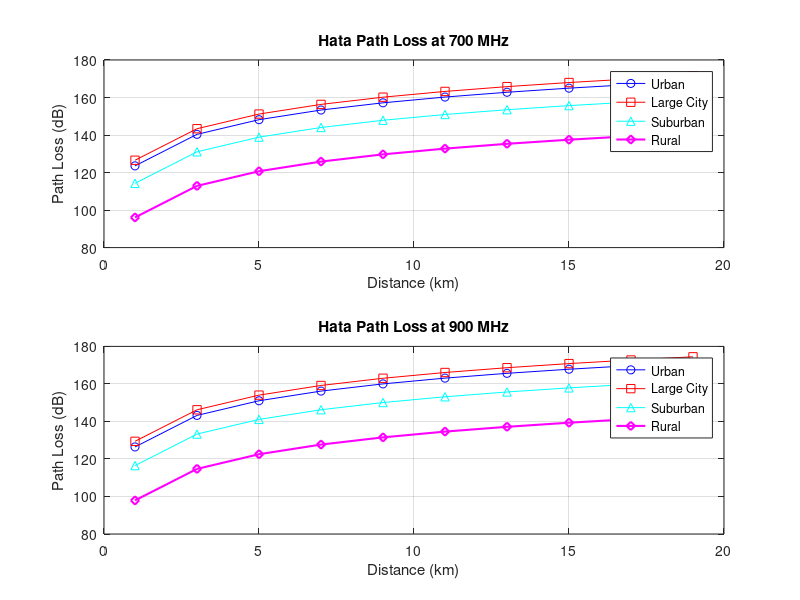
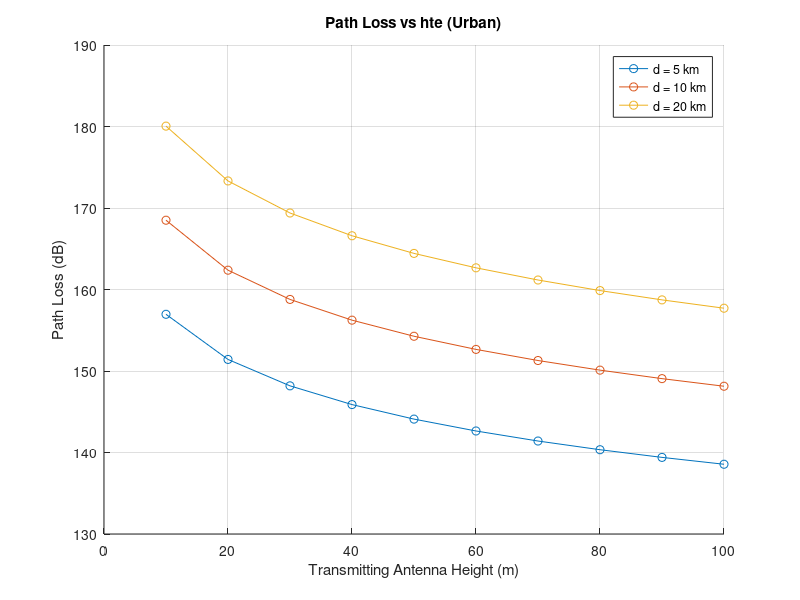
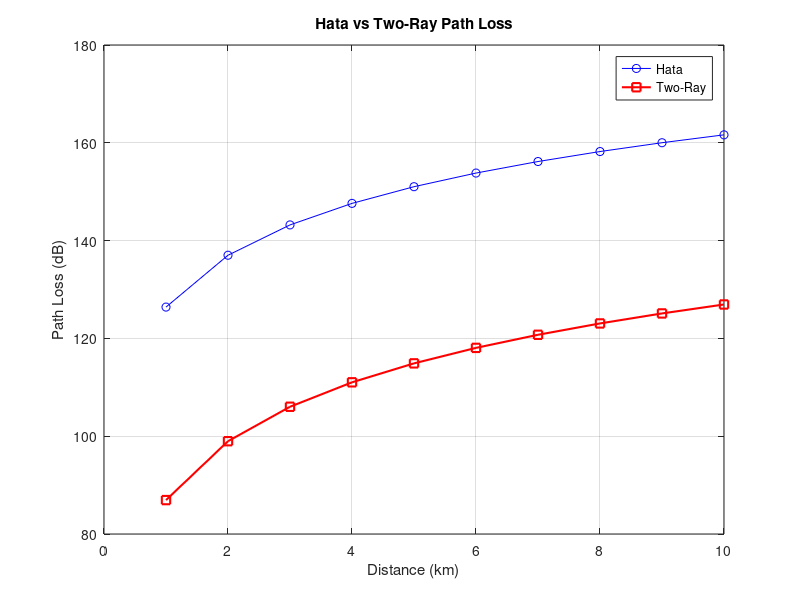

These charts were generated, in order, by the following MATLAB code:
%Part A: Hata Model – Distance vs Path Loss

clc; clear; close all;

f = [700, 900]; % MHz
hte = 30; % m
hre = 1.5; % m
d = 1:2:20; % km

a_hre_urban = (1.1 * log10(f) - 0.7) * hre - (1.56 * log10(f) - 0.8);
a_hre_suburban = a_hre_urban - 2 * (log10(f / 28)).^2 - 5.4;
a_hre_rural = a_hre_urban - 4.78 * (log10(f)).^2 + 18.33 * log10(f) - 40.94;

PL_urban = zeros(length(f), length(d));
PL_large_city = zeros(length(f), length(d));
PL_suburban = zeros(length(f), length(d));
PL_rural = zeros(length(f), length(d));

for i = 1:length(f)
    PL_urban(i, :) = 69.55 + 26.16 * log10(f(i)) - 13.82 * log10(hte) - a_hre_urban(i) + (44.9 - 6.55 * log10(hte)) * log10(d);
    PL_large_city(i, :) = PL_urban(i, :) + 3;
    PL_suburban(i, :) = PL_urban(i, :) - 2 * (log10(f(i)/28)).^2 - 5.4;
    PL_rural(i, :) = PL_urban(i, :) - 4.78 * (log10(f(i))).^2 + 18.33 * log10(f(i)) - 40.94;
end

figure;
for i = 1:length(f)
    subplot(2,1,i);
    plot(d, PL_urban(i,:), 'b-o', d, PL_large_city(i,:), 'r-s', d, PL_suburban(i,:), 'c-^', d, PL_rural(i,:), 'm-d', 'LineWidth', 1.5);
    grid on;
    title(['Hata Path Loss at ', num2str(f(i)), ' MHz']);
    xlabel('Distance (km)');
    ylabel('Path Loss (dB)');
    legend('Urban', 'Large City', 'Suburban', 'Rural', 'Location', 'best');
end


%Part B: Hata Model – hte vs Path Loss

clc; clear; close all;

fc = 700; % MHz
hre = 1.5; % m
distances = [5, 10, 20]; % km
hte_values = 10:10:100; % m

alpha_hre = (1.1 * log10(fc) - 0.7) * hre - (1.56 * log10(fc) - 0.8);

figure; hold on;
for d = distances
    L50_urban = 69.55 + 26.16 * log10(fc) - 13.82 * log10(hte_values) - alpha_hre + (44.9 - 6.55 * log10(hte_values)) .* log10(d);
    plot(hte_values, L50_urban, '-o', 'DisplayName', ['d = ', num2str(d), ' km']);
end
xlabel('Transmitting Antenna Height (m)');
ylabel('Path Loss (dB)');
title('Path Loss vs hte (Urban)');
grid on; legend; hold off;

%Part C: Hata vs Two-Ray Model

clc; clear; close all;

f = 900; % MHz
hte = 30; % m
hre = 1.5; % m
d = 1:1:10; % km
c = 3e8;
lambda = c / (f * 1e6); % m

a_hre = (1.1 * log10(f) - 0.7) * hre - (1.56 * log10(f) - 0.8);
PL_Hata = 69.55 + 26.16 * log10(f) - 13.82 * log10(hte) - a_hre + (44.9 - 6.55 * log10(hte)) * log10(d);

d_m = d * 1e3;
PL_TwoRay = 40 * log10(d_m) - 20 * log10(hte * hre);

figure;
plot(d, PL_Hata, 'b-o', d, PL_TwoRay, 'r-s', 'LineWidth', 1.5);
xlabel('Distance (km)');
ylabel('Path Loss (dB)');
title('Hata vs Two-Ray Path Loss');
legend('Hata', 'Two-Ray'); grid on;

